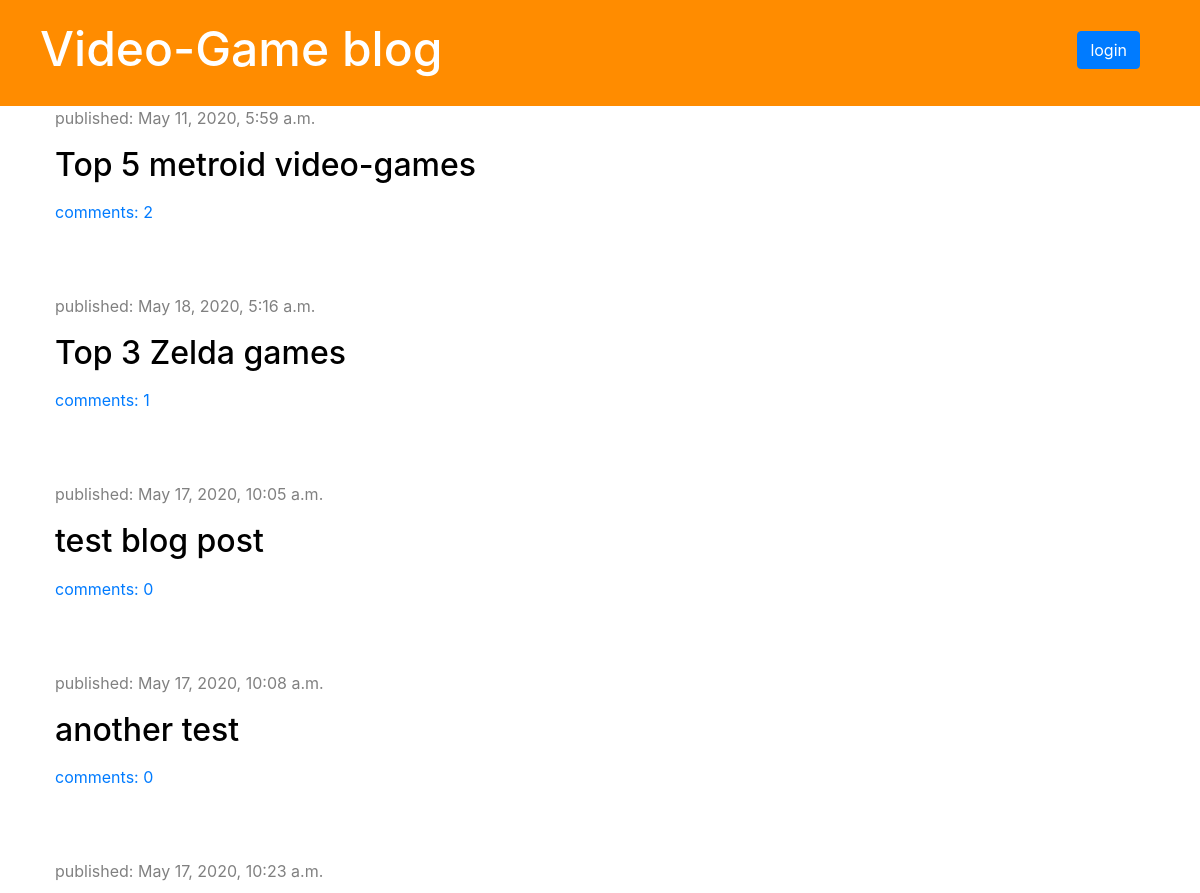
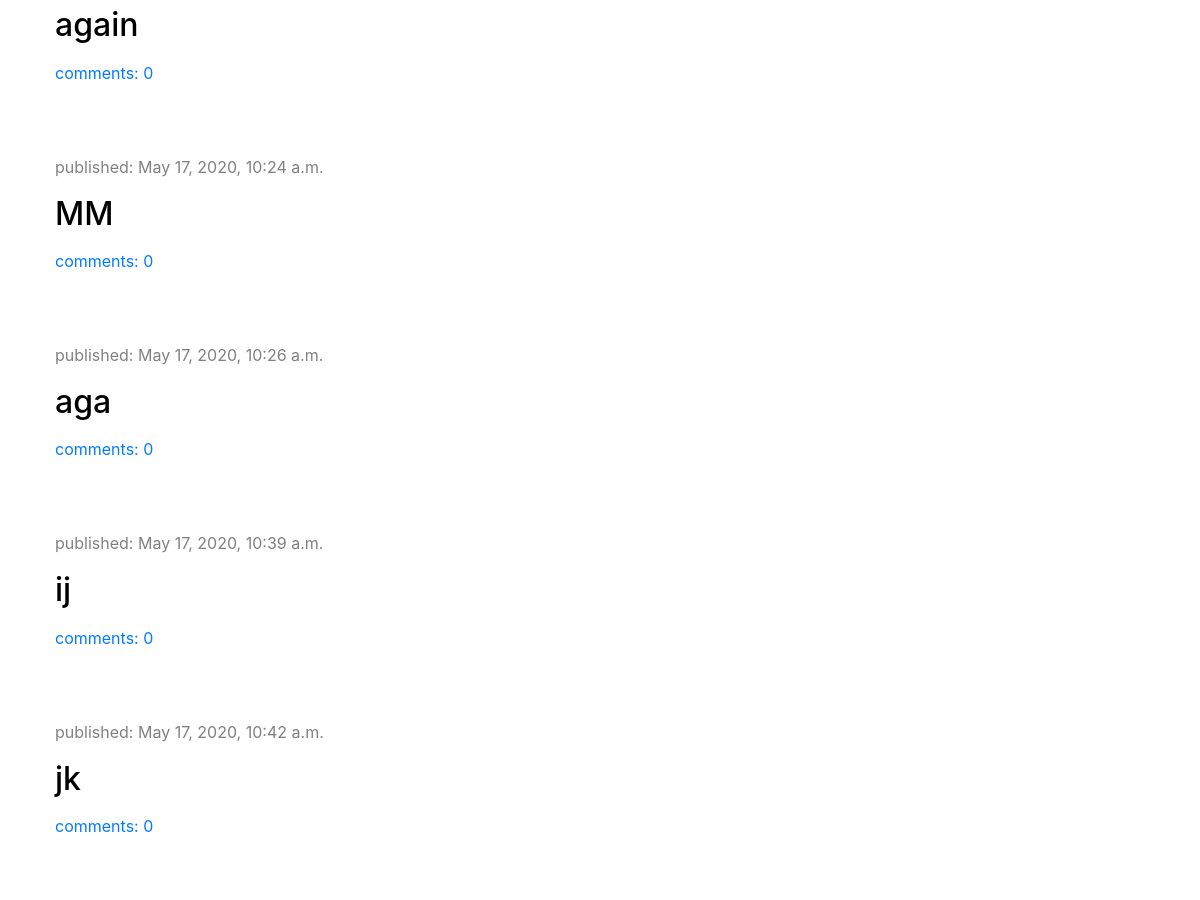
Before: / (upper part) with the older database file (2 pictures, top to bottom).
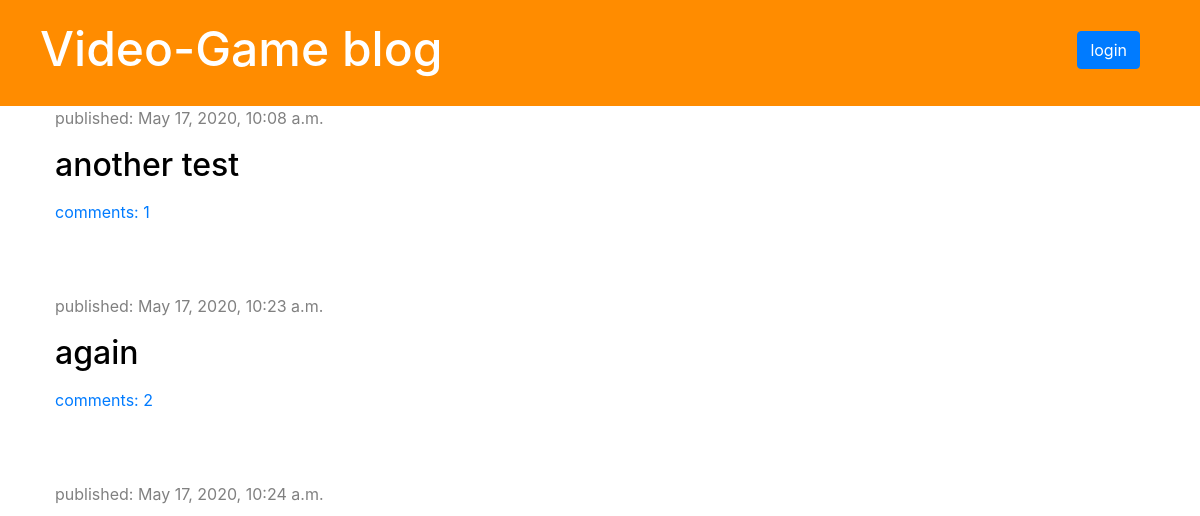
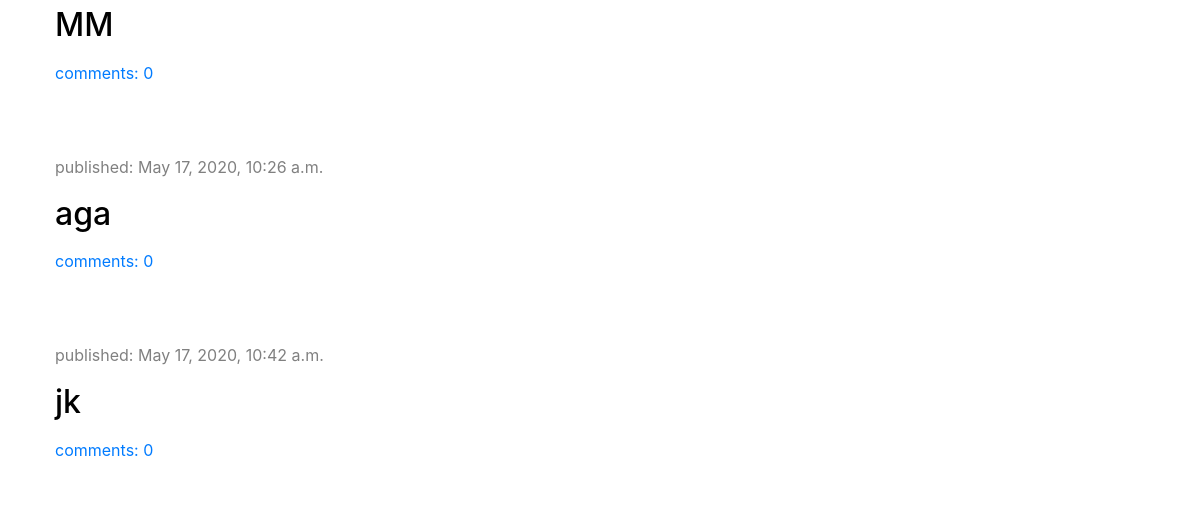
After: the same page with the newer database file (2 pictures, top to bottom).
### blog/models.py (models this page shows, shortened)
class Post(models.Model):
    author = models.ForeignKey('auth.User', on_delete=models.CASCADE)
    title = models.CharField(max_length=200)
    text = models.TextField()
    created_date = models.DateTimeField(default=timezone.now())
    published_date = models.DateTimeField(blank=True, null=True)
    def approved_comments(self):
        return self.comments.filter(approved=True)

### blog/views.py (the view)
# urls.py: path("", views.post_list, name='post_list'),
def post_list(request):
    posts = Post.objects.filter(published_date__lte=timezone.now())
    stuff_for_frontend = {'posts': posts}
    return render(request, 'blog/post_list.html', stuff_for_frontend)

### blog/templatetags/markdownify.py (called while the page is built)
@register.filter
def markdown(value):
    renderer = HighlightRenderer()
    markdown = mistune.Markdown(renderer=renderer)
    return markdown(value)

### blog/templates/blog/post_list.html (shortened to what this page needs)
{% extends 'blog/base.html' %}
{%load markdownify%}
{% block content %}
            {% for post in posts %}
                <div>
                    <div class="date">
                       <p>published: {{post.published_date}}</p>
                    </div>
                    <div class="post">
                        <h2><a href="{%url 'post_detail' pk=post.pk%}">{{post.title}}</a></h2>
                        <a href="{% url 'post_detail' pk=post.pk %}">comments: {{post.approved_comments.count}}</a>
                    </div>
                </div>
            {% endfor %}
{% endblock %}

### blog/templates/blog/base.html (shortened to what this page needs)
{%load static%}
<!DOCTYPE html>
<html lang="en">
<head>
    <link rel="stylesheet" href="https://stackpath.bootstrapcdn.com/bootstrap/4.5.0/css/bootstrap.min.css">
    <link rel="stylesheet" href="{% static 'css/blog.css' %}">
    <link rel="stylesheet" href="{% static 'css/zenburn.css' %}">
</head>
<body>
<div class="page-header">
    {% if user.is_authenticated %}
      <a href="{%url 'post_new'%}" class="top-menu" ><i class="fas fa-plus-square fa-2x" style="color:white;"></i></a>
      <a href="{% url 'post_drafts_list' %}" class="top-menu" ><i class="fas fa-edit fa-2x" style="color:white"></i></a>
      <p class="top-menu"> Hello {{user.username}} <small>(<a href="{% url 'logout' %}">logout</a>)</small></p>
    {% else %}
    <a href="{% url 'login' %}" class="top-menu"><button class="btn btn-primary">login</button></a>
    {% endif %}
    <h1><a href="{% url 'post_list' %}">Video-Game blog </a></h1>
</div>
<div class='content container'>
    <div class = row>
        <div class="col-md-8">
            {% block content %}
            {% endblock %}
        </div>
    </div>
</div>
</body>
</html>

### blog/static/css/blog.css (style rules this page uses)
.page-header { background-color: darkorange; margin-top: 0; padding: 20px 20px 20px 40px; }
.content { margin-left:40px; }
.page-header h1 a { color: white; font-size: 36pt; text-decoration: none; }
.date { color: gray; }
.post { margin-bottom: 70px; }
.post h2 a { color: black; }
.top-menu { color: white; font-size: 26pt; float: right; margin-right:40px; }

Changed rows visible on the page:
removed Post: published_date "May 11, 2020, 5:59 a.m.", title "Top 5 metroid video-games", approved_comments.count "2"
removed Post: published_date "May 18, 2020, 5:16 a.m.", title "Top 3 Zelda games", approved_comments.count "1"
removed Post: published_date "May 17, 2020, 10:05 a.m.", title "test blog post", approved_comments.count "0"
removed Post: published_date "May 17, 2020, 10:39 a.m.", title "ij", approved_comments.count "0"
computed for Post "another test": approved_comments.count "0" → "1"
computed for Post "again": approved_comments.count "0" → "2"
